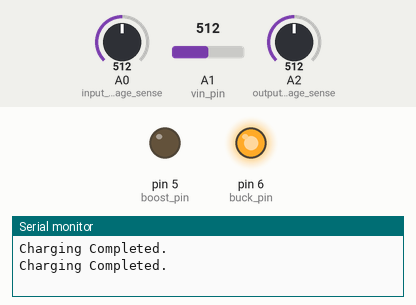
Recording of a sketch running on a simulated Arduino Uno, built with avr-gcc and run on an emulated ATmega328P. Shown: output pins drawn as LEDs (lit = HIGH), the last lines printed to the serial monitor. Inputs (shaded band) come from the test bench; at power-on: A0 (input_voltage_sense) = 512, A2 (output_voltage_sense) = 512, A1 (vin_pin) = 512.

Above: at 1.2 s.
1.3 s: A0 (input_voltage_sense) set to 530
4.3 s: A2 (output_voltage_sense) set to 297
5.8 s: A2 (output_voltage_sense) set to 275
At 6.57 s:
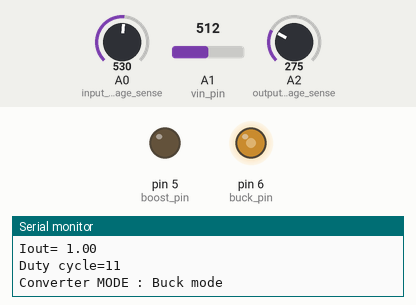
At 8.5 s:
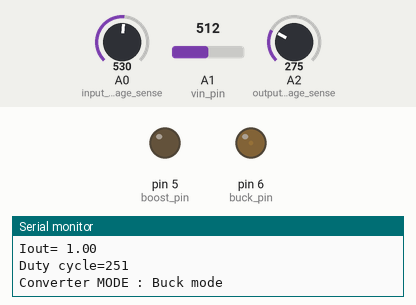
8.8 s: A1 (vin_pin) set to 301
10.3 s: A1 (vin_pin) set to 274
At 11.1 s:
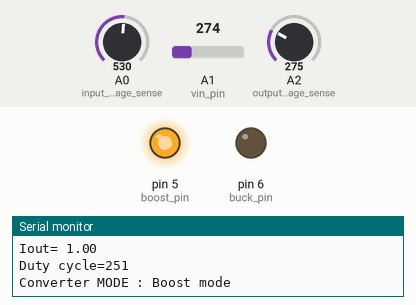
11.8 s: A0 (input_voltage_sense) set to 716
At 12.57 s:
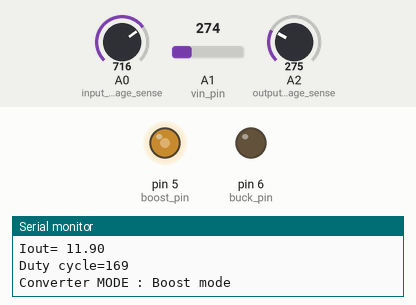
Timing chart, 0 to 14.9 s (numbered marks = the images above; inputs shaded):
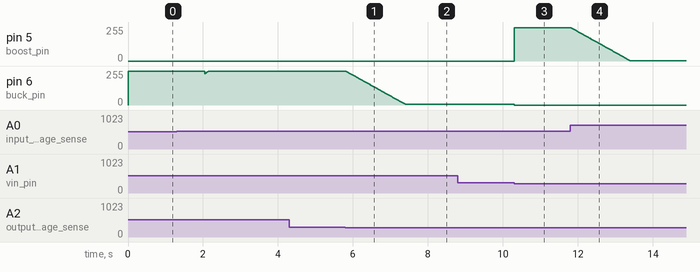

Measured:
- the behaviour switches between 283 and 282 on A2 (output_voltage_sense) (found by bisection; images 0 and 1)
- the behaviour switches between 283 and 282 on A1 (vin_pin) (found by bisection; images 2 and 3)
- after the input at 5.8 s, pin 6 (buck_pin): moves from 254/255 to 4/255 over 1.6 s, starting at once
- after the input at 10.3 s, pin 5 (boost_pin): 0/255 → 251/255 at once; pin 6 (buck_pin): 4/255 → 0/255 at once
- after the input at 11.8 s, pin 5 (boost_pin): moves from 251/255 to 3/255 over 1.6 s, starting at once

The sketch:

main.ino
```cpp
// --- PIN DEFINITIONS ---
// Define the analog input pins for voltage and current sensing
#define vin_pin A1                 // Analog input for Sensed Input Voltage (Vin)
#define output_voltage_sense A2    // Analog input for Sensed Output Voltage (Vout)
#define input_voltage_sense A0     // Analog input for Sensed Output Current (Iout)

// Define the digital PWM pins for the Buck and Boost MOSFET drivers
#define boost_pin 5                // PWM pin for the Boost switch (MOSFET)
#define buck_pin 6                 // PWM pin for the Buck switch (MOSFET)

// --- GLOBAL VARIABLES (RAW READINGS AND THRESHOLDS) ---
// Variables to hold the raw (0-1023) analog readings before averaging/scaling
int raw_vin = 0, raw_vout = 0, raw_iout = 0;

// User-defined voltage and current thresholds (Target and Limits)
float Vout_max = 13.0, Iout_max = 1.0;  // Target Output Voltage and Maximum Allowed Current
float Vout_min = 11.1, Iout_min = 0.1;  // Minimum Vout to exit soft-start, Minimum Iout for cutoff
float Vin_thresold = 10.5;              // Minimum Vin threshold for auto-cutoff

// Variables to hold the final calculated voltage and current values (Volts/Amps)
float Iout_sense;
float Vout_sense;
float Vin_sense;

// Control variable: PWM duty cycle (0-255)
uint8_t duty_cycle = 25;

// Status variables
String mode = "";         // Holds the current converter mode ("Buck mode" or "Boost mode")
bool startup = true;      // Flag to control the Soft Start routine
unsigned int count = 0;   // Counter for slow serial printing

// --- SETUP: Runs once when the sketch starts ---
void setup() {
    // Initialize serial communication for debugging and user input
    Serial.begin(115200);

    // Fast PWM Configuration for Timer 0 (pins 5 and 6 use Timer 0 on Uno)
    // TCCR0B register manipulation: sets the PWM prescaler to 1 for higher frequency.
    TCCR0B = TCCR0B & 0b11111000 | 0x01;

    // Initialize the converter: Buck switch ON, Boost switch OFF (Default safe state/Buck)
    analogWrite(buck_pin, 255); // Buck: 255 means 0% duty cycle (OFF for high-side switch)
    analogWrite(boost_pin, 0);  // Boost: 0 means 0% duty cycle (OFF)
}

// --- MAIN LOOP: Runs continuously ---
void loop() {
    // 1. SERIAL INPUT: Allows changing Vout_max dynamically
    if (Serial.available()) {
        String data = Serial.readString();
        // User sends an integer, which is scaled (e.g., 130 becomes 13.0V)
        Vout_max = data.toInt();
        Vout_max = Vout_max / 10.0;
        Serial.print("Vout_max= ");
        Serial.println(Vout_max);
    }

    // 2. SENSOR READING AND AVERAGING (Noise Reduction)
    // Reset raw accumulators
    raw_iout = 0;
    raw_vin = 0;
    raw_vout = 0;

    for (int i = 0; i < 10; i++) {
        // Current Sense: Reading assumes a sensor centered at 512 (2.5V) for zero current
        raw_iout += analogRead(input_voltage_sense) - 513;
        raw_vin += analogRead(vin_pin);
        raw_vout += analogRead(output_voltage_sense);
    }

    // Calculate the average readings
    raw_iout /= 10;
    raw_vout /= 10;
    raw_vin /= 10;

    // 3. SCALING (Convert raw ADC values to physical units)
    // Scaling factors are determined by external voltage/current sensor hardware
    Iout_sense = float(raw_iout) * 0.0586; // Example: 0.0586 Amps per ADC unit
    Vout_sense = float(raw_vout) * 0.046;  // Example: 0.046 Volts per ADC unit
    Vin_sense = float(raw_vin) * 0.046;    // Example: 0.046 Volts per ADC unit

    // 4. STATUS PRINTING (Executed every 101 loops)
    if (count > 100) {
        Serial.print("Vin= "); Serial.println(Vin_sense);
        Serial.print("Vout= "); Serial.println(Vout_sense);
        Serial.print("Iout= "); Serial.println(Iout_sense);
        Serial.print("Duty cycle="); Serial.println(duty_cycle);
        Serial.print("Converter MODE : "); Serial.println(mode);
        count = 0;
    }

    // 5. CONTROL LOGIC
    if (!startup) {
        // Normal Operation: Run PID-like control and safety cutoff
        regulate(Iout_sense, Vin_sense, Vout_sense);
        auto_cutoff(Iout_sense, Vin_sense, Vout_sense);
    } else {
        // Startup Sequence
        soft_start();
    }

    // Wait and increment loop counter
    delay(600); // Main loop delay (controls sample rate and response time)
    count++;
}

// --- REGULATION FUNCTION (Main Control Logic) ---
void regulate(float Iout, float Vin, float Vout) {
    // --- MODE SELECTION: BUCK MODE ---
    if (Vout_max < Vin) {
        mode = "Buck mode";
        analogWrite(boost_pin, 0); // Ensure Boost switch is off

        // REGULATION UP (Vout is low, Iout is normal)
        if ((Iout < Iout_max && Iout > Iout_min) && (Vout < Vout_max)) {
            if (duty_cycle < 250) {
                duty_cycle += 2; // Increase duty cycle (P-term: proportional change)
            }
            // PWM is inverted for Buck (analogWrite(pin, 255 - duty_cycle) for high-side switch)
            analogWrite(buck_pin, 255 - duty_cycle);
        }
        // REGULATION DOWN (Vout is high OR Iout is too high)
        else if ((Iout > Iout_max) || (Vout > Vout_max)) {
            if (duty_cycle > 2) {
                duty_cycle -= 2; // Decrease duty cycle
            }
            analogWrite(buck_pin, 255 - duty_cycle);
        }
    }

    // --- MODE SELECTION: BOOST MODE ---
    else if (Vout_max > Vin) {
        mode = "Boost mode";
        analogWrite(buck_pin, 0); // Ensure Buck switch is off

        // REGULATION UP (Vout is low, Iout is normal)
        if ((Iout < Iout_max) && (Vout < Vout_max)) {
            if (duty_cycle < 220) {
                duty_cycle += 2; // Increase duty cycle
            }
            // PWM is standard for Boost (analogWrite(pin, duty_cycle))
            analogWrite(boost_pin, duty_cycle);
        }
        // REGULATION DOWN (Iout is too high OR Vout is too high)
        else if ((Iout > Iout_max) || (Vout > Vout_max)) {
            if (duty_cycle > 4) {
                duty_cycle -= 2; // Decrease duty cycle
            }
            analogWrite(boost_pin, duty_cycle);
        }
    }
}

// --- AUTO CUTOFF FUNCTION (Safety Shutdown) ---
void auto_cutoff(float Iout, float Vin, float Vout) {
    // Condition 1: Charging Completed (Vout reached target AND current dropped)
    // OR
    // Condition 2: Input voltage too low
    if ((Vout >= Vout_max && Iout < Iout_min) || (Vin < Vin_thresold)) {
        // Shut down both PWM outputs
        analogWrite(boost_pin, 0);
        analogWrite(buck_pin, 255);
        Serial.println("Charging Completed.");
        delay(64000); // Long delay to pause operation after completion/shutdown
    }
}

// --- SOFT START FUNCTION (Controlled Power-Up) ---
void soft_start() {
    // Keep running soft start until Vout is above the minimum safe level
    if (Vout_sense <= Vout_min) {
        // Run regulation (this will incrementally increase the duty cycle)
        regulate(Iout_sense, Vin_sense, Vout_sense);

        // Debug printing during soft start
        Serial.print("Vin= "); Serial.println(Vin_sense);
        Serial.print("Vout= "); Serial.println(Vout_sense);
        Serial.print("Iout= "); Serial.println(Iout_sense);
        Serial.print("Duty cycle="); Serial.println(duty_cycle);
        Serial.print("Converter MODE : "); Serial.println(mode);
        Serial.println("Soft Start Activated");

        delay(64000); // Long delay (use a smaller value like 100ms for testing!)
    } else {
        // Once Vout is stable, exit soft start
        startup = false;
    }
}
```
